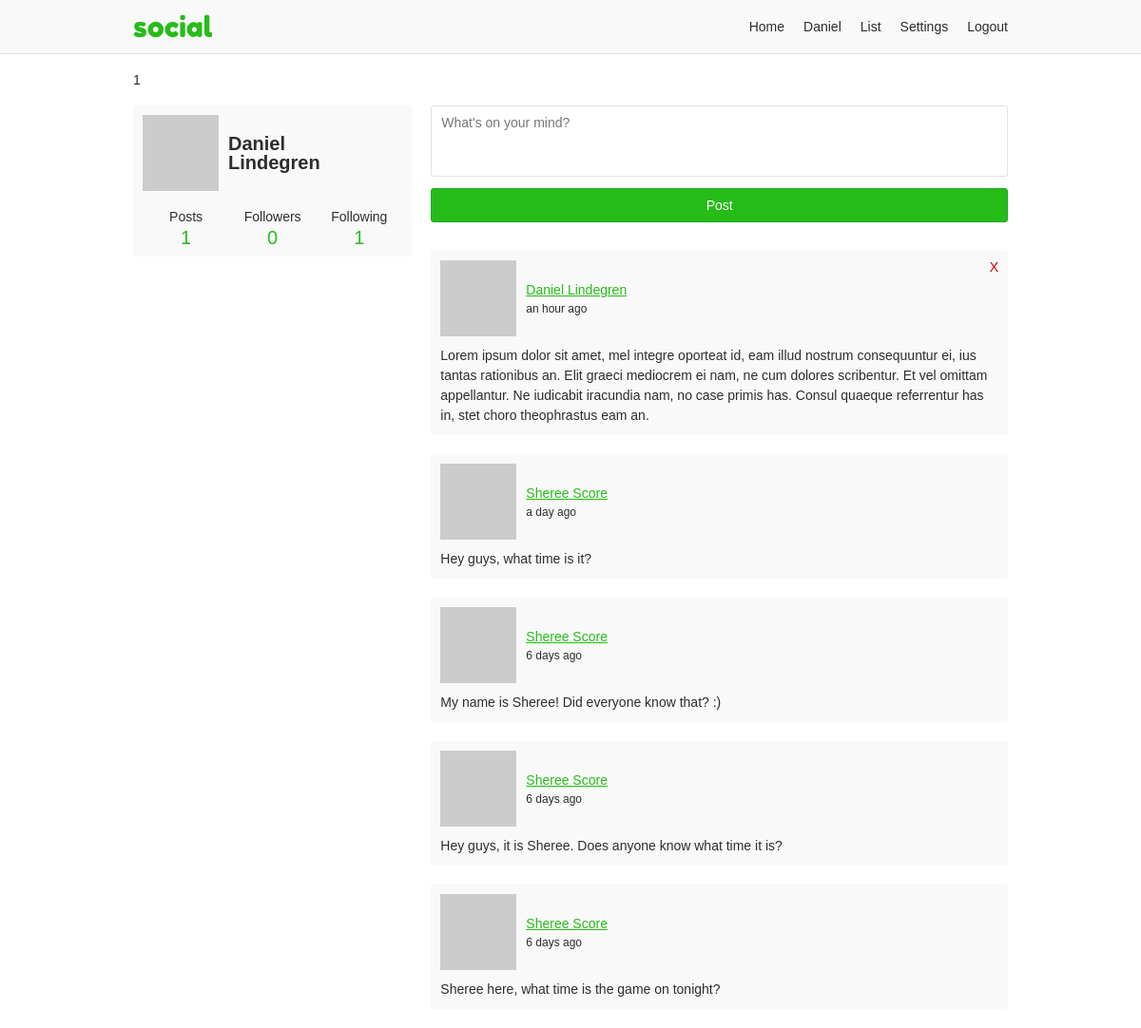
Screenshot of /home (signed in) with the database file from the repository.
### app/users/models/user.py (models this page shows, shortened)
class User(UserMixin, db.Model, BaseModel):
    username = db.Column(db.String(35), nullable=False, unique=True)
    email = db.Column(db.String(255), nullable=False, unique=True)
    password = db.Column(db.String(128), nullable=False)
    first_name = db.Column(db.String(35), nullable=False)
    last_name = db.Column(db.String(35), nullable=False)
    about_me = db.Column(db.Text)
    last_seen = db.Column(db.DateTime, default=datetime.utcnow)
    posts_per_page = db.Column(db.Integer, default=10, nullable=False)
    full_name = column_property(first_name + " " + last_name)
    followed = db.relationship(
        'User',
        secondary=followers,
        primaryjoin='followers.c.follower_id == User.id',
        secondaryjoin='followers.c.followed_id == User.id',
        backref=db.backref('followers', lazy='dynamic'),
        lazy='dynamic')
    post_author = db.relationship(
        'Post',
        foreign_keys='Post.author_id',
        backref='author', lazy='dynamic')
    post_recipient = db.relationship(
        'Post',
        foreign_keys='Post.recipient_id',
        backref='recipient', lazy='dynamic')
    def followed_posts(self):
        pep8 = True
        followed = Post.query.join(
            followers,
            (followers.c.followed_id == Post.author_id)).filter(
                followers.c.follower_id == self.id,
                Post.author_id == Post.recipient_id,
                Post.active == pep8)
        my_posts = Post.query.filter_by(recipient_id=self.id, active=True)
        return followed.union(my_posts).order_by(Post.created.desc())
    def avatar(self, size):
        digest = md5(self.email.lower().encode('utf-8')).hexdigest()
        return 'https://www.gravatar.com/avatar/{}?d=identicon&s={}'.format(
            digest, size)
    def post_count(self):
        pep8 = True
        return self.post_author.filter(
            Post.active == pep8, Post.author_id == Post.recipient_id).count()

### app/users/models/post.py (models this page shows, shortened)
class Post(db.Model, BaseModel):
    body = db.Column(db.Text)
    author_id = db.Column(db.Integer, db.ForeignKey('user.id'))
    recipient_id = db.Column(db.Integer, db.ForeignKey('user.id'))

### app/users/views.py (the view)
@users.route('/home', methods=['GET', 'POST'])
@login_required
def home():
    form = PostForm()
    if form.validate_on_submit():
        post = Post(body=form.body.data, author=current_user,
                    recipient=current_user)
        post.commit()
        flash('Your post is now live!')
        return redirect(url_for('users.home'))
    page = request.args.get('page', 1, type=int)
    posts = current_user.followed_posts().paginate(
        page, current_user.posts_per_page, False)
    return render_template('users/home.html', form=form, posts=posts)

### app/users/forms.py
class PostForm(FlaskForm):
    body = TextAreaField('Say something', validators=[DataRequired()])
    submit = SubmitField('Post')

### app/models.py (called while the page is built)
    def commit(self):
        try:
            db.session.add(self)
            db.session.commit()
            return self
        except Exception as E:
            db.session.rollback()
            raise E

### app/users/models/user.py (called while the page is built)
@login.user_loader
def load_user(id):
    return User.query.get(int(id))

### app/users/views.py (called while the page is built)
@users.before_request
def before_request():
    if current_user.is_authenticated:
        current_user.last_seen = datetime.utcnow()
        current_user.commit()

### app/templates/users/home.html (shortened to what this page needs)
{% extends "base.html" %}
{% block content %}
<div class="grid-container">
  {{ current_user.post_count() }}
  <aside class="profile-aside">
    <div class="profile-info-container">
      <a class="profile-info" href="{{ url_for('users.profile', username=current_user.username) }}">
        <img src="{{ current_user.avatar(60) }}">
        <h2>{{ current_user.first_name }}<br>{{ current_user.last_name }}</h1>
      </a>
      <div class="user-numbers user-numbers-home">
        <a href="{{ url_for('users.profile', username=current_user.username) }}">
          Posts <span>{{ current_user.post_count() }}</span>
        </a>
        <a href="{{ url_for('users.followers', username=current_user.username) }}">
          Followers <span>{{ current_user.followers.count() }}</span>
        </a>
        <a href="{{ url_for('users.following', username=current_user.username) }}">
          Following <span>{{ current_user.followed.count() }}</span>
        </a>
      </div>
    </div>
  </aside>
  <main class="profile-content">
    <form method="post" novalidate>
      {{ form.body(placeholder="What's on your mind?") }}
      {{ form.submit }}
    </form>
    {% if posts.pages > 1 %}
      {% from "/_macros.html" import render_pagination %}
    {% endif %}
    {% if posts.items %}
      {% for post in posts.items %}
      {% include "/users/_post.html" %}
      {% endfor %}
    {% else %}
    <p class="card">Nothing to show. Post something, or start following some people.</p>
    {% endif %}
    {% if posts.pages > 1 %}
      {% from "/_macros.html" import render_pagination %}
    {% endif %}
  </main>
</div>
{% endblock %}

### app/templates/base.html (shortened to what this page needs)
<!doctype html>
<html lang="en">
<head>
  <link rel="stylesheet" href="{{ url_for('static', filename='css/layout.css') }}">
</head>
<body>
<div class="header-container">
  <header class="site-header responsive-container">
    <h1 class="branding"><a href="{{ url_for('static_views.index') }}">{{ APP_NAME }}</a></h1>
    {% if current_user.is_authenticated %}
    <ul class="primary-nav">
      <li><a href="{{ url_for('users.home') }}">Home</a></li>
      <li><a href="{{ url_for('users.profile', username=current_user.username) }}">{{ current_user.first_name }}</a></li>
      <li><a href="{{ url_for('users.list') }}">List</a></li>
      <li><a href="{{ url_for('users.settings_account') }}">Settings</a></li>
      <li><a href="{{ url_for('static_views.logout') }}">Logout</a></li>
    </ul>
    {% endif %}
  </header>
</div>
<div class="responsive-container">
{% block content %}
{% endblock %}
</div>
</body>
</html>

### app/templates/users/_post.html
<div class="post">
  <div class="post-header">
    <img src="{{ post.author.avatar(40) }}">
    <p class="post-info">
      <a href="{{ url_for('users.profile', username=post.author.username) }}">{{ post.author.full_name }}</a>
      <time>{{ moment(post.created).fromNow() }}</time>
    </p>
    {% if current_user == post.author or post.recipient_id == current_user.id %}
    <a class="delete-post" href="{{ url_for('users.user_action', username=post.author.username, action='delete-post', post_id=post.id) }}" title="Delete post">X</a>
    {% endif %}
  </div>
  <p class="post-body">{{ post.body }}</p>
</div>

### app/static/css/layout.css (style rules this page uses)
:root { --green: #26bc18; --dark-green: #21a42f; --light-gray: #f9f9f9; --dark-gray: #e3e3e3; --light-green: #e9ffe0; --green-border: #c9ffb2; --green-text: #335922; --text-color: #2d2d2d; --white: #fff; --red: #cc0000; }
*, *::before, *::after { box-sizing: border-box; }
html { font-family: sans-serif; font-size: 62.5%; }
article, aside, figcaption, figure, footer, header, hgroup, main, nav, section { display: block; }
body { margin: 0; color: var(--text-color); font-size: 1.4rem; line-height: 1; }
h1, h2, h3, h4, h5, h6 { margin: 0 0 10px 0; }
p, ol, ul, dl { margin: 0 0 10px 0; padding: 0; }
p { line-height: 1.5; }
img { display: block; }
ol, ul { list-style: none; }
a, a:link { color: var(--green); ext-decoration: none; }
.responsive-container { margin: 0 auto; max-width: 960px; padding: 0 20px; }
.grid-container { display: grid; grid-template-columns: repeat(12, [col-start] 1fr); grid-gap: 20px; }
.grid-container > .profile-aside, .grid-container > .profile-content, .grid-container > .settings-aside, .grid-container > .settings-content, .grid-container > .index-content, .grid-container > .index-registration { grid-column: col-start / -1; }
@media (min-width: 768px) { .grid-container > .profile-aside { grid-column: col-start / span 4; } }
@media (min-width: 768px) { .grid-container > .profile-content { grid-column: col-start 5 / span 8; } }
input, textarea { display: inline-block; margin-bottom: 10px; padding: 10px; width: 100%; border: 1px solid var(--dark-gray); border-radius: 3px; font-family: inherit; font-size: inherit; line-height: inherit; }
textarea { height: 75px; resize: none; }
input[type=submit] { background-color: var(--green); border-color: var(--dark-green); color: var(--white); }
.header-container { margin-bottom: 20px; background-color: var(--light-gray); border-bottom: 1px solid var(--dark-gray); }
.header-container .site-header { align-items: center; display: flex; }
.branding { margin: 0; padding: 10px 0; }
.branding a { font: 30px "Fredoka One"; text-decoration: none; }
.primary-nav { display: flex; margin: 0 0 0 auto; }
.primary-nav li { padding: 0 10px; }
.primary-nav li:last-child { padding-right: 0; }
.primary-nav a { color: var(--text-color); text-decoration: none; }
.post { margin-bottom: 20px; padding: 10px; position: relative; background-color: var(--light-gray); border-radius: 3px; }
.profile-content > form { margin-bottom: 20px; }
.post-header { align-items: center; display: flex; }
.post-header img { align-self: flex-start; }
.post-header time { display: block; font-size: 1.2rem; }
.post-info { margin: 0 0 0 10px; }
.post-body { margin: 10px 0 0; }
.post .delete-post { position: absolute; top: 10px; right: 10px; color: var(--red); text-decoration: none; }
.profile-info-container, .about-container, .last-seen-container { padding: 10px; margin-bottom: 20px; background-color: var(--light-gray); border-radius: 3px; }
.profile-info { align-items: center; display: flex; margin-bottom: 20px; overflow: hidden; }
.profile-info, .profile-info:link { color: var(--text-color); text-decoration: none; }
.profile-info > h2 { margin: 0 0 0 10px; font-size: 20px; }
.user-numbers { display: flex; text-align: center; }
.user-numbers > a { color: var(--text-color); text-decoration: none; }
.user-numbers-home > a { width: 33.33333333%; }
.user-numbers > a span { display: block; margin-top: 5px; color: var(--green); font-size: 20px; }

### rows the page displays
User: first_name "Daniel", last_name "Lindegren"
Post: author.full_name "Daniel Lindegren", created "an hour ago", body "Lorem ipsum dolor sit amet, mel integre oporteat id, eam illud nostrum consequuntur ei, ius tantas rationibus an. Elit graeci mediocrem ei nam, ne cum dolores scribentur. Et vel omittam appellantur. Ne iudicabit iracundia nam, no case primis has. Consul quaeque referrentur has in, stet choro theophrastus eam an."
Post: author.full_name "Sheree Score", created "a day ago", body "Hey guys, what time is it?"
Post: author.full_name "Sheree Score", created "6 days ago", body "My name is Sheree! Did everyone know that? :)"
Post: author.full_name "Sheree Score", created "6 days ago", body "Hey guys, it is Sheree. Does anyone know what time it is?"
Post: author.full_name "Sheree Score", created "6 days ago", body "Sheree here, what time is the game on tonight?"

### other values shown
{{ APP_NAME }} "social"
{{ current_user.post_count() }} "1"
{{ current_user.followers.count() }} "0"
{{ current_user.followed.count() }} "1"
